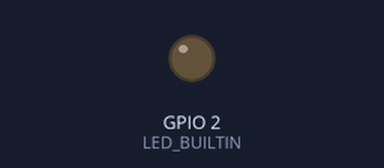
Bench run of a sketch on a simulated ESP32. Parts: output pins drawn as LEDs (lit = HIGH).

Above: at 0.1 s.
At 15.95 s:
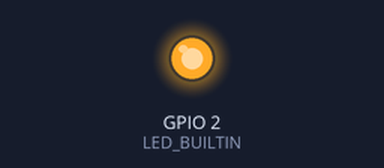
Timing chart, 0 to 17.5 s (numbered marks = the images above):
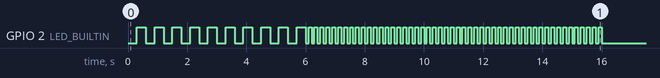

Measured:
- by itself, GPIO 2 (LED_BUILTIN): goes 9 × (HIGH 0.30 s, LOW 0.30 s), HIGH 0.30 s, 50 × (LOW 0.10 s, HIGH 0.10 s), then LOW

The sketch:

ESP32_Ticker.ino
```cpp
#include <Ticker.h>

Ticker flipper;

int count = 0;
int LED_BUILTIN=2;
void flip() {
  int state = digitalRead(LED_BUILTIN);  // get the current state of GPIO1 pin
  digitalWrite(LED_BUILTIN, !state);     // set pin to the opposite state

  ++count;
  // 当翻转次数达到20次的时候，切换led的闪烁频率，每隔0.1s翻转一次
  if (count == 20) {
    flipper.attach(0.1, flip);
  }
  // 当次数达到120次的时候关闭ticker
  else if (count == 120) {
    flipper.detach();
  }
}

void setup() {
  //LED_BUILTIN 对应板载LED的IO口
  pinMode(LED_BUILTIN, OUTPUT);
  digitalWrite(LED_BUILTIN, LOW);

  //每隔0.3s 翻转一下led状态
  flipper.attach(0.3, flip);
}

void loop() {
}
```
